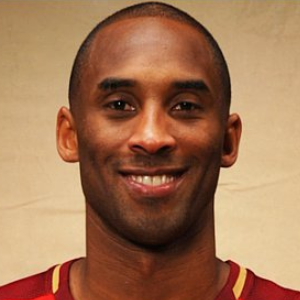
#> input picture notebooks/7.singular-value-decomposition/datasets/test.png, 300 x 300 px; its folder holds only this picture in this run
$ jupyter execute app4_eigenface.ipynb
#> lines starting #> are read from the running program, lines starting #| are printed output that depends on the picture
[cell 1]
from sklearn.model_selection import train_test_split
from sklearn.preprocessing import LabelEncoder
import matplotlib.pyplot as plt
from imutils import paths
import numpy as np
import imutils
import cv2
import os

[cell 2]
face_paths = list(paths.list_images("./datasets/"))

[cell 3]
images = []
labels = []
for face_path in face_paths:
    image = cv2.imread(face_path, 0)
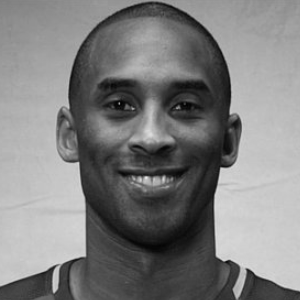
#> image: shape (300, 300); min 2, max 232, mean 126.7
    image = cv2.resize(image,(200, 200))
#> image: shape (200, 200)
    images.append(image)
    labels.append(face_path.split(os.path.sep)[-2].split('/')[-1])

[cell 4]
le = LabelEncoder()
labels = le.fit_transform(labels)
images = np.array(images)

[cell 5]
le.classes_

[cell 6]
eigen_face = cv2.face.EigenFaceRecognizer_create()
eigen_face.train(images, labels)

[cell 7]
test_image = cv2.imread("./datasets/test.png", 0)
test_image = cv2.resize(test_image, (200, 200))
plt.figure(figsize=(6, 6))
plt.imshow(test_image, cmap='gray')
plt.axis('off')
plt.show()

[cell 8]
label = le.classes_[eigen_face.predict(test_image)[0]]
#> label = 'datasets'
label
#> Out = 'datasets'
